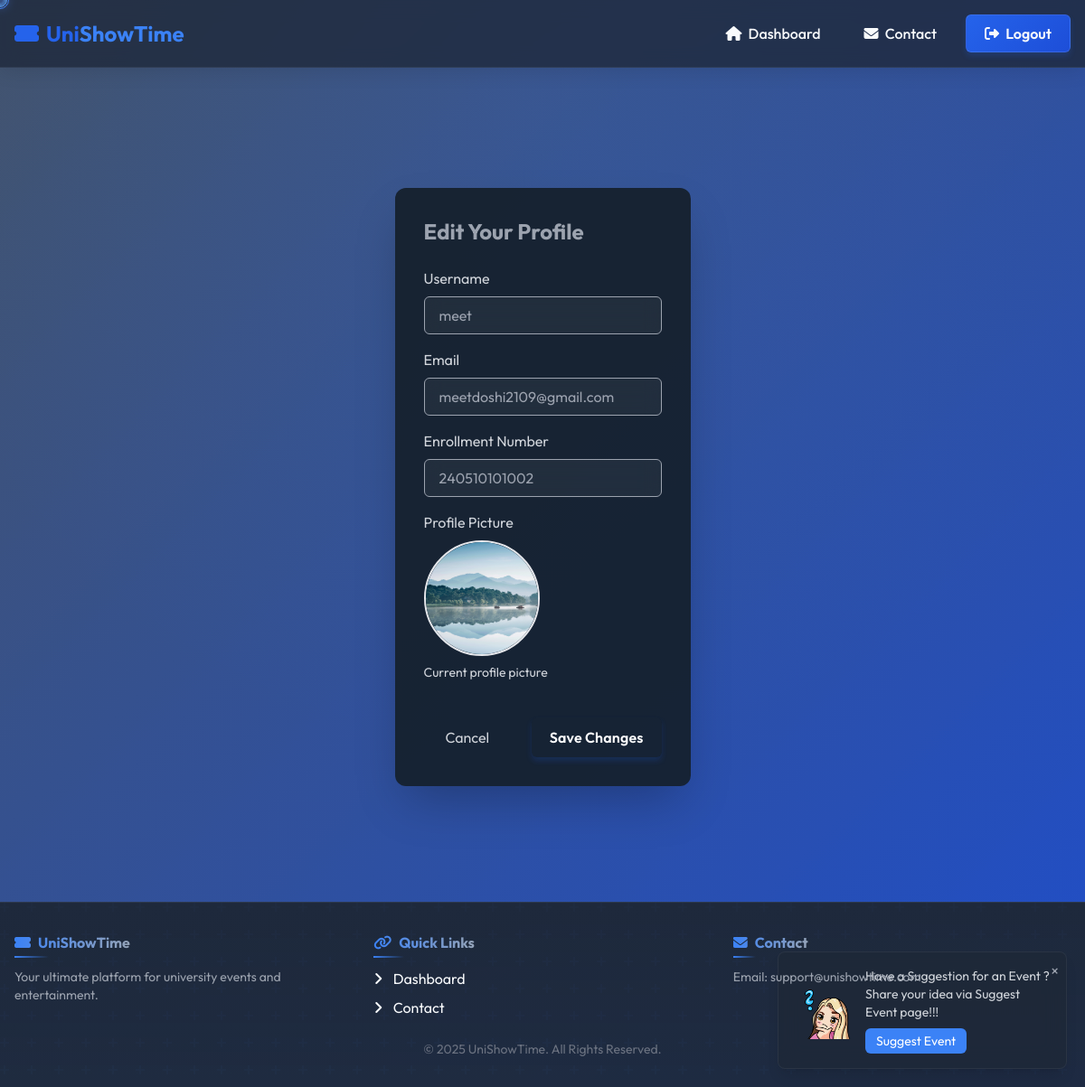
The app's page /profile/edit/ (signed in), older data.
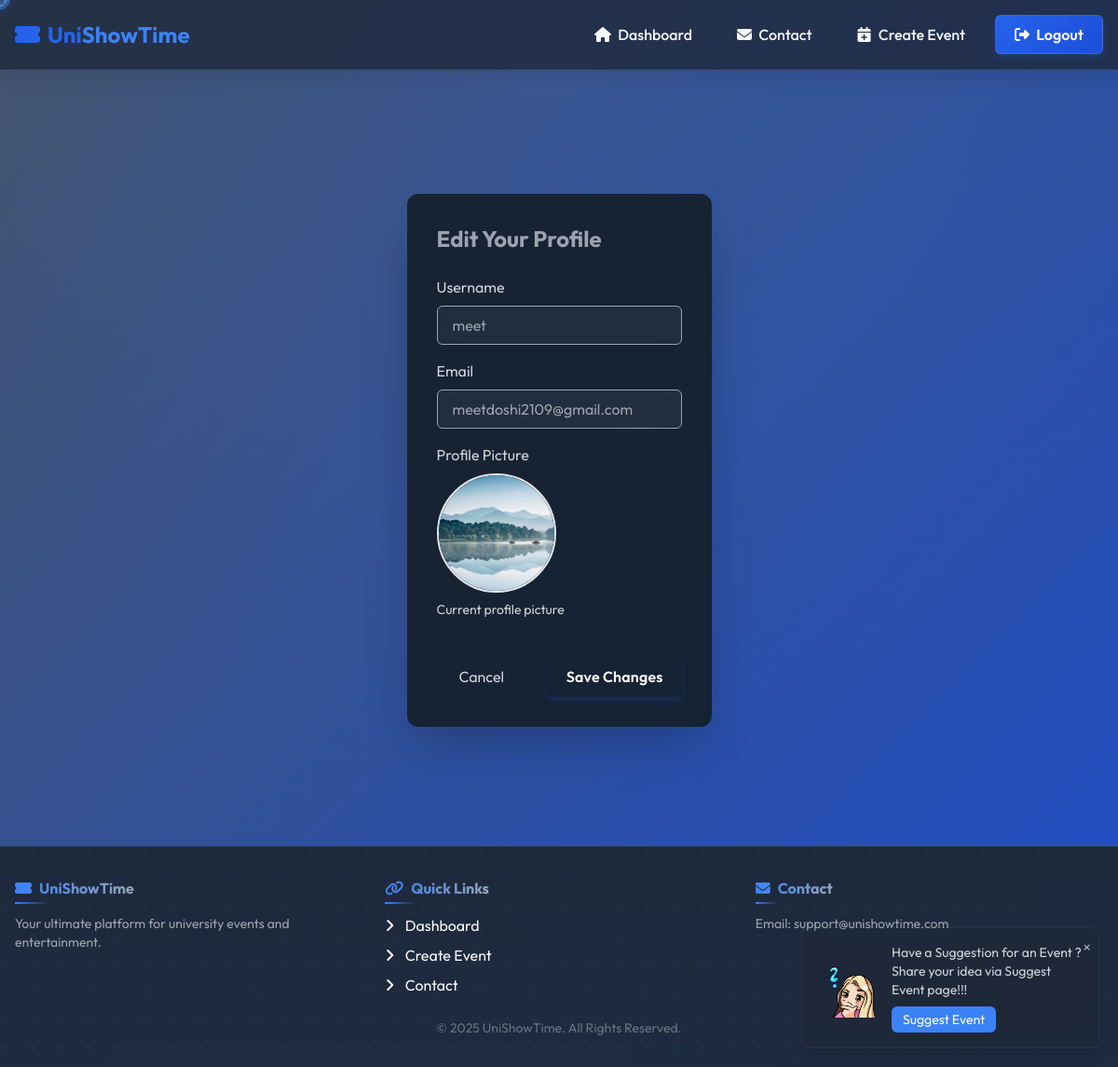
The same page, newer data.
### mainapp/models.py (models this page shows, shortened)
class CustomUser(AbstractUser, PermissionsMixin):
    role = models.CharField(max_length=20, choices=ROLE_CHOICES, default='student')
    enrollment_no = models.CharField(max_length=20, unique=True, null=True, blank=True)
    department = models.ForeignKey(Department, on_delete=models.SET_NULL, null=True, blank=True)
    profile_image = models.ImageField(upload_to='profiles/', blank=True, null=True)

### mainapp/views.py (the view)
# urls.py: path('profile/edit/', views.edit_profile, name='edit_profile'),
@login_required
def edit_profile(request):
    if request.method == 'POST':
        form = ProfileEditForm(request.POST, request.FILES, instance=request.user)
        if form.is_valid():
            user = form.save(commit=False)
            if user.role == 'student':
                user.enrollment_no = form.cleaned_data.get('enrollment_no')
            elif user.role == 'teacher':
                user.department = form.cleaned_data.get('department')
            user.save()
            messages.success(request, 'Your profile has been updated successfully!')
            return redirect('dashboard')
    else:
        form = ProfileEditForm(instance=request.user)
    return render(request, 'mainapp/edit_profile.html', {'form': form})

### mainapp/forms.py
class ProfileEditForm(forms.ModelForm):
    email = forms.EmailField(required=True)
    profile_image = forms.ImageField(required=False, label='Profile Picture')
    department = forms.ModelChoiceField(queryset=None, required=False)
    class Meta:
        model = CustomUser
        fields = ['username', 'email', 'enrollment_no', 'department', 'profile_image']
    def __init__(self, *args, **kwargs):
        super().__init__(*args, **kwargs)
        from .models import Department
        self.fields['department'].queryset = Department.objects.all()
        if self.instance:
            if self.instance.role == 'student':
                self.fields['enrollment_no'].required = True
                self.fields['department'].required = False
            elif self.instance.role == 'teacher':  # Role check for teacher
                self.fields['enrollment_no'].required = False
                self.fields['department'].required = True
            else:
                self.fields['enrollment_no'].required = False
                self.fields['department'].required = False

### mainapp/templates/mainapp/edit_profile.html (shortened to what this page needs)
{% extends 'base.html' %}
{% load static %}
{% block content %}
<div class="container mx-auto px-4 py-8 mt-20">
    <div class="max-w-2xl mx-auto bg-[#141E28]/90 rounded-xl overflow-hidden shadow-2xl">
        <div class="p-6 md:p-8">
            <h1 class="text-2xl font-bold text-gray-400 mb-6">Edit Your Profile</h1>
            <form method="post" enctype="multipart/form-data" class="space-y-6">
                <div class="space-y-4">
                    <div>
                        <label for="id_username" class="block text-gray-300 mb-2">Username</label>
                        <input type="text" name="username" id="id_username" value="{{ form.username.value|default:'' }}" class="w-full px-4 py-2 rounded-md bg-#394867 border border-#547792 text-gray-400 focus:outline-none focus:ring-2 focus:ring-#94B4C1">
                    </div>
                    <div>
                        <label for="id_email" class="block text-gray-300 mb-2">Email</label>
                        <input type="email" name="email" id="id_email" value="{{ form.email.value|default:'' }}" class="w-full px-4 py-2 rounded-md bg-#394867 border border-#547792 text-gray-400 focus:outline-none focus:ring-2 focus:ring-#94B4C1">
                    </div>
                    {% if user.role == 'student' %}
                    <div>
                        <label for="id_enrollment_no" class="block text-gray-300 mb-2">Enrollment Number</label>
                        <input type="text" name="enrollment_no" id="id_enrollment_no" value="{{ form.enrollment_no.value|default:'' }}" class="w-full px-4 py-2 rounded-md bg-#394867 border border-#547792 text-gray-400 focus:outline-none focus:ring-2 focus:ring-#94B4C1">
                    </div>
                    {% endif %}
                    <div>
                        <label for="id_profile_image" class="block text-gray-300 mb-2">Profile Picture</label>
                        {% if user.profile_image %}
                        <div class="mb-4">
                            <img src="{{ user.profile_image.url }}" alt="Current Profile Image" class="w-32 h-32 object-cover rounded-full border-2 border-#547792">
                            <p class="text-gray-300 text-sm mt-2">Current profile picture</p>
                        </div>
                        {% else %}
                        <div class="mb-4">
                            <img src="{% static 'images/default_profile.svg' %}" alt="Default Profile Image" class="w-32 h-32 object-cover rounded-full border-2 border-#547792">
                            <p class="text-gray-300 text-sm mt-2">Default profile picture</p>
                        </div>
                        {% endif %}
                    </div>
                </div>
                <div class="flex justify-between items-center pt-4">
                    <a href="{% url 'dashboard' %}" class="px-6 py-2 bg-#394867 text-gray-300 rounded-md hover:bg-#213448 transition-colors duration-300">Cancel</a>
                    <button type="submit" class="px-6 py-2 bg-gradient-to-r from-#547792 to-#3A5A7A text-gray-400 rounded-md hover:from-#3A5A7A hover:to-#213448 transition-all duration-300">Save Changes</button>
                </div>
            </form>
        </div>
    </div>
</div>
{% endblock %}

### mainapp/templates/base.html (shortened to what this page needs)
{% load static %}
<!DOCTYPE html>
<html lang="en">
<head>
    <script src="https://cdn.tailwindcss.com"></script>
    <link rel="stylesheet" href="https://cdnjs.cloudflare.com/ajax/libs/font-awesome/6.4.0/css/all.min.css">
    <link rel="stylesheet" href="{% static 'css/form-enhancements.css' %}">
</head>
<body>
    <div id="particles-js"></div>
    <nav class="navbar">
        <div class="max-w-7xl mx-auto px-4 flex justify-between items-center py-4">
            <a href="{% url 'dashboard' %}" class="navbar-title"><i class="fas fa-ticket-alt mr-2"></i>Uni<span class="text-blue-500">ShowTime</span></a>
            <div class="hidden md:flex items-center space-x-4">
                {% if user.is_authenticated %}
                    <a href="{% url 'dashboard' %}" class="navbar-item"><i class="fas fa-home mr-1"></i> Dashboard</a>
                    <a href="{% url 'contact' %}" class="navbar-item"><i class="fas fa-envelope mr-1"></i> Contact</a>
                    {% if user.role == 'admin' or user.role == 'superadmin' %}
                        <a href="{% url 'create_event' %}" class="navbar-item"><i class="fas fa-calendar-plus mr-1"></i> Create Event</a>
                    {% endif %}
                    <a href="{% url 'logout' %}" class="navbar-button"><i class="fas fa-sign-out-alt mr-1"></i> Logout</a>
                {% else %}
                    <a href="{% url 'login' %}" class="navbar-button"><i class="fas fa-sign-in-alt mr-1"></i> Login</a>
                    <a href="{% url 'register' %}" class="navbar-button"><i class="fas fa-user-plus mr-1"></i> Register</a>
                {% endif %}
            </div>
        </div>
    </nav>
    <main class="max-w-7xl mx-auto px-4 sm:px-6 lg:px-8 py-24">
        {% block content %}{% endblock %}
    </main>
    <footer class="footer">
        <div class="max-w-7xl mx-auto px-4 grid md:grid-cols-3 gap-6">
            <div>
                <h3 class="footer-heading"><i class="fas fa-ticket-alt mr-2"></i>UniShowTime</h3>
                <p class="text-sm text-gray-400">Your ultimate platform for university events and entertainment.</p>
            </div>
            <div>
                <h3 class="footer-heading"><i class="fas fa-link mr-2"></i>Quick Links</h3>
                <ul class="space-y-2">
                    <li><a href="{% url 'dashboard' %}" class="hover:text-blue-400"><i class="fas fa-angle-right mr-2"></i> Dashboard</a></li>
                    {% if user.is_authenticated and user.role == 'admin' or user.role == 'superadmin' %}
                        <li><a href="{% url 'create_event' %}" class="hover:text-blue-400"><i class="fas fa-angle-right mr-2"></i> Create Event</a></li>
                    {% endif %}
                    <li><a href="{% url 'contact' %}" class="hover:text-blue-400"><i class="fas fa-angle-right mr-2"></i> Contact</a></li>
                </ul>
            </div>
            <div>
                <h3 class="footer-heading"><i class="fas fa-envelope mr-2"></i>Contact</h3>
                <p class="text-sm text-gray-400">Email: support@unishowtime.com</p>
            </div>
        </div>
        <div class="mt-6 text-center text-gray-500 text-sm">© 2025 UniShowTime. All Rights Reserved.</div>
    </footer>
    <div id="suggestion-popup" class="hidden fixed bottom-5 right-5 w-80 bg-gray-800/80 backdrop-blur-md rounded-lg shadow-lg p-4 border border-gray-700/50 transform translate-x-full transition-transform duration-500 ease-in-out">
        <button id="close-popup" class="absolute top-2 right-2 text-gray-400 hover:text-white">&times;</button>
        <div class="flex items-center">
            <img src="/media/1667878456_697435_gif-url.gif" alt="Suggestion" class="w-16 h-16 mr-4">
            <div>
                <p class="text-sm text-gray-300">Have a Suggestion for an Event ? Share your idea via Suggest Event page!!!</p>
                <a href="/suggest-event/" class="mt-2 inline-block bg-blue-500 text-white px-3 py-1 rounded-md text-sm hover:bg-blue-600">Suggest Event</a>
            </div>
        </div>
    </div>
</body>
</html>

### static/css/form-enhancements.css (style rules this page uses)
.has-content { border-color: var(--color-accent-light) !important; background-color: rgba(37, 99, 235, 0.02); transition: all 0.3s cubic-bezier(0.4, 0, 0.2, 1); }
input:not([type="radio"]):not([type="checkbox"]), textarea, select { transition: all 0.3s cubic-bezier(0.4, 0, 0.2, 1); border: 1px solid rgba(100, 116, 139, 0.3); border-radius: 0.375rem; background-color: rgba(255, 255, 255, 0.05); backdrop-filter: blur(10px); -webkit-backdrop-filter: blur(10px); }
button[type="submit"], input[type="submit"] { background: linear-gradient(135deg, var(--color-accent), var(--color-accent-dark, #1e40af)); border: none; border-radius: 0.375rem; padding: 0.625rem 1.25rem; color: white; font-weight: 600; letter-spacing: 0.01em; box-shadow: 0 4px 6px rgba(37, 99, 235, 0.2), 0 1px 3px rgba(0, 0, 0, 0.1); transition: all 0.3s cubic-bezier(0.4, 0, 0.2, 1); position: relative; overflow: hidden; z-index: 1; }
button[type="submit"]::before, input[type="submit"]::before { content: ''; position: absolute; top: 0; left: -100%; width: 100%; height: 100%; background: linear-gradient(90deg, transparent, rgba(255, 255, 255, 0.2), transparent); transition: left 0.7s ease; z-index: -1; }

### mainapp/templates/base.html (style rules this page uses)
:root { --primary: #2563eb; --primary-light: #3b82f6; --primary-dark: #1d4ed8; --secondary: #64748b; --secondary-light: #94a3b8; --secondary-dark: #475569; --dark: #1e293b; --dark-light: #334155; --light: #f8fafc; --accent: #8b5cf6; --accent-light: #a78bfa; --accent-dark: #7c3aed; --success: #10b981; --success-light: #34d399; --success-dark: #059669; --warning: #f59e0b; --warning-light: #fbbf24; --warning-dark: #d97706; --error: #ef4444; --error-light: #f87171; --error-dark: #dc2626; }
body { font-family: 'Outfit', sans-serif; background: var(--dark); color: var(--light); margin: 0; min-height: 100vh; display: flex; flex-direction: column; overflow-x: hidden; }
.navbar { background: rgba(30, 41, 59, 0.8); backdrop-filter: blur(10px); -webkit-backdrop-filter: blur(10px); border-bottom: 1px solid rgba(100, 116, 139, 0.2); position: fixed; top: 0; width: 100%; z-index: 50; box-shadow: 0 4px 20px rgba(0, 0, 0, 0.1); transition: all 0.3s cubic-bezier(0.4, 0, 0.2, 1); }
.navbar-title { font-size: 1.5rem; font-weight: 700; color: var(--primary); position: relative; transition: color 0.3s ease; }
.navbar-title::after { content: ''; position: absolute; width: 0; height: 2px; bottom: -2px; left: 0; background: linear-gradient(90deg, var(--primary), var(--primary-light)); transition: width 0.3s ease; }
.navbar-item { font-weight: 500; padding: 0.5rem 1rem; border-radius: 0.25rem; position: relative; transition: all 0.3s ease; }
.navbar-item::after { content: ''; position: absolute; width: 0; height: 2px; bottom: 0; left: 50%; transform: translateX(-50%); background: var(--primary-light); transition: width 0.3s ease; }
.navbar-button { background: linear-gradient(135deg, var(--primary), var(--primary-dark)); color: var(--light); padding: 0.5rem 1.25rem; border-radius: 0.375rem; font-weight: 600; box-shadow: 0 4px 6px rgba(37, 99, 235, 0.2); transition: all 0.3s ease; border: 1px solid rgba(255, 255, 255, 0.1); position: relative; overflow: hidden; }
.navbar-button::before { content: ''; position: absolute; top: 0; left: 0; width: 100%; height: 100%; background: rgba(255, 255, 255, 0.1); transform: translateX(-100%); transition: transform 0.4s cubic-bezier(0.4, 0, 0.2, 1); z-index: -1; }
.footer { background: linear-gradient(180deg, var(--dark) 0%, rgba(30, 41, 59, 0.95) 100%); color: var(--light); padding: 2rem 0; border-top: 1px solid rgba(100, 116, 139, 0.2); margin-top: auto; position: relative; overflow: hidden; }
.footer::before { content: ''; position: absolute; top: 0; left: 0; width: 100%; height: 100%; opacity: 0.5; z-index: 0; }
.footer > div { position: relative; z-index: 1; }
.footer-heading { font-weight: 700; margin-bottom: 1rem; background: linear-gradient(90deg, var(--primary-light), var(--secondary-light)); -webkit-background-clip: text; background-clip: text; color: transparent; position: relative; display: inline-block; }
.footer-heading::after { content: ''; position: absolute; width: 30%; height: 2px; bottom: -5px; left: 0; background: linear-gradient(90deg, var(--primary-light), transparent); }
#particles-js { position: fixed; width: 100%; height: 100%; top: 0; left: 0; z-index: -1; background: transparent; opacity: 0.7; }
#suggestion-popup { transition: transform 0.5s ease-in-out; }
#suggestion-popup.show { transform: translateX(0); }

Row changes from the older to the newer data that the page shows:
changed CustomUser "meet": role "student" → "superadmin" (drawn); enrollment_no "240510101002" → (not shown)
Text that changed along with them:
text no longer shown: "Enrollment Number"
text now shown: "Create Event Create Event"
